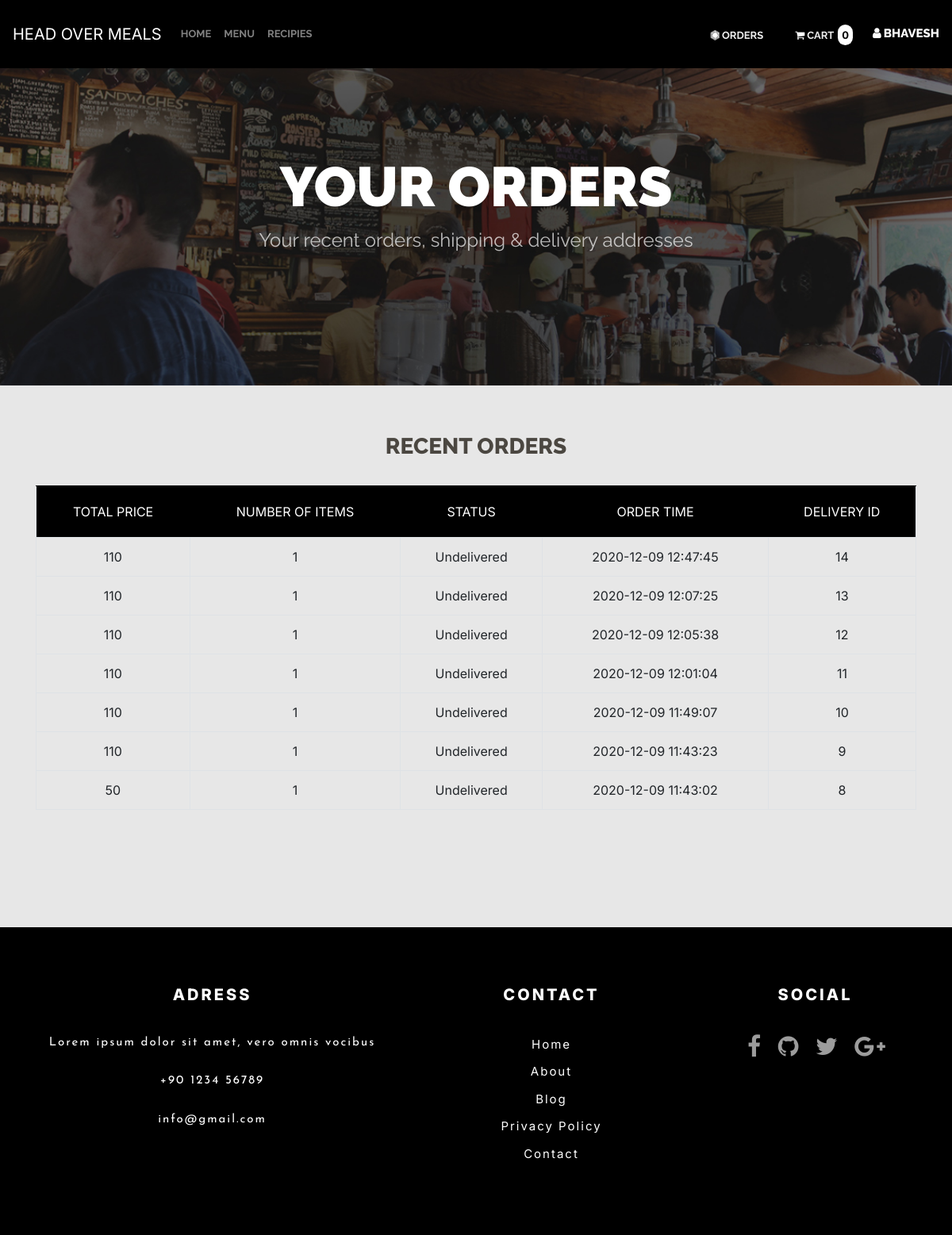
Before: /order.php (signed in) with the older database file.
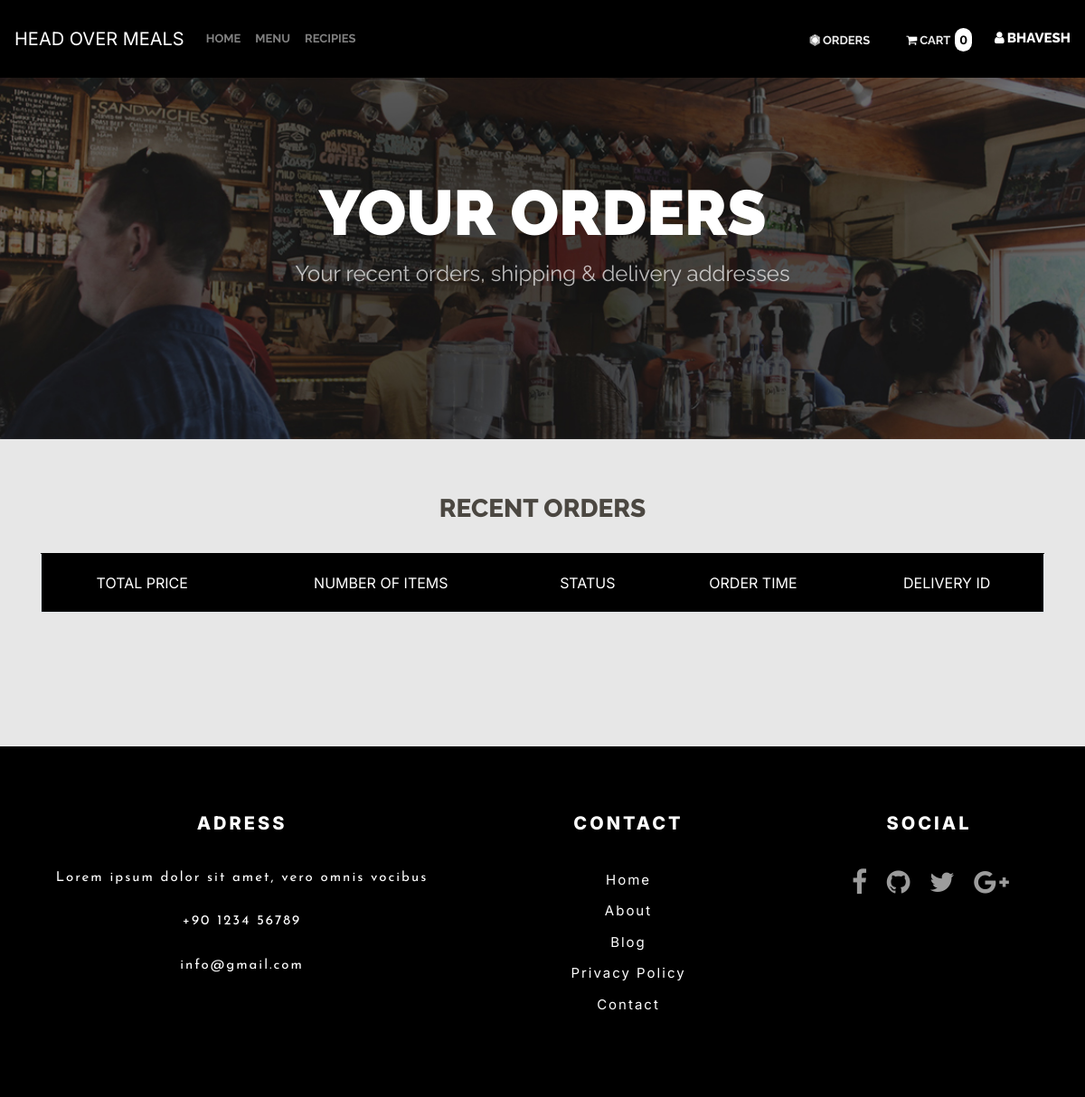
After: the same page with the newer database file.
### tables this page shows
CREATE TABLE `delivery` (
  `d_id` int(11) NOT NULL,
  `agent_name` enum('Ajay','Naresh','Vivek','Jayesh') NOT NULL,
  `agent_number` enum('9999999999','9898989898','1212121212','9797989899') NOT NULL,
  `o_id` int(11) NOT NULL
);

CREATE TABLE `orders` (
  `o_id` int(5) NOT NULL,
  `c_id` int(11) NOT NULL,
  `o_price` int(5) NOT NULL,
  `o_no_of_items` int(10) NOT NULL,
  `o_status` varchar(20) NOT NULL DEFAULT 'Undelivered',
  `o_time` timestamp NOT NULL DEFAULT current_timestamp(),
  `o_address` varchar(255) NOT NULL,
  `o_special_notes` varchar(255) NOT NULL DEFAULT 'None'
);

### order.php (the view, shortened to what this page needs)
<?php
    $conn=mysqli_connect("localhost", "bhavesh", "test123", "foodorderingsite");
    ?>
<!DOCTYPE html>
<html lang="en">
    <head>
        <?php include('head.php'); ?>
    </head>
    <body>
        <?php include('navbar.php'); ?>
        <div class="body">
        <div class="main-wrapper">
        <section class="page_header">
            <div class="container">
                <div class="row">
                    <div class="col-md-12 text-center">
                        <h2 class="text-uppercase">Your Orders</h2>
                        <p>Your recent orders, shipping &amp; delivery addresses</p>
                    </div>
                </div>
            </div>
        </section>
        <section class="shop-content" style="background-color: #e7e7e7;">
            <div class="container">
                <div class="row">
                    <div class="col-md-12">
                        <h3>Recent Orders</h3>
                        <br>
                        <table class="cart-table account-table table table-bordered">
                            <thead>
                                <tr>
                                    <th>Total Price</th>
                                    <th>Number of items</th>
                                    <th>Status</th>
                                    <th>Order Time</th>
                                    <th>Delivery ID</th>
                                </tr>
                            </thead>
                            <tbody>
                            	<?php
                            		$query="SELECT o_price, o_no_of_items, o_status, o_time, d_id
                            		 FROM orders
                            		 INNER JOIN delivery
                            		 ON orders.o_id=delivery.o_id
                            		 WHERE orders.c_id={$_SESSION["user_id"]}
                            		 ORDER BY orders.o_id desc";
                            		$result = mysqli_query($conn, $query);
                            		$orders = mysqli_fetch_all($result, MYSQLI_ASSOC);
                            		foreach($orders as $row) {
                            			echo "<tr>
                                    <td>
                                        {$row['o_price']}
                                    </td>
                                    <td>
                                        {$row['o_no_of_items']}
                                    </td>
                                    <td>
                                        {$row['o_status']}
                                    </td>
                                    <td>
                                        {$row['o_time']}
                                    </td>
                                    <td>
                                    	{$row['d_id']}
                                    </td>
                                </tr>";
                            		}
                            	?>
                            </tbody>
                        </table>
                        <br>
                        <br>
                        <br>
                    </div>
                </div>
            </div>
        </section>
        <?php include('footer.php'); ?>
    </body>
</html>

Changed rows visible on the page:
no longer on this page (row unchanged): delivery: o.o_price "110", o.o_no_of_items "1", o.o_status "Undelivered", o.o_time "2020-12-09 12:47:45", d_id "14"
no longer on this page (row unchanged): delivery: o.o_price "110", o.o_no_of_items "1", o.o_status "Undelivered", o.o_time "2020-12-09 12:07:25", d_id "13"
no longer on this page (row unchanged): delivery: o.o_price "110", o.o_no_of_items "1", o.o_status "Undelivered", o.o_time "2020-12-09 12:05:38", d_id "12"
no longer on this page (row unchanged): delivery: o.o_price "110", o.o_no_of_items "1", o.o_status "Undelivered", o.o_time "2020-12-09 12:01:04", d_id "11"
removed delivery: o.o_price "110", o.o_no_of_items "1", o.o_status "Undelivered", o.o_time "2020-12-09 11:49:07", d_id "10"
removed delivery: o.o_price "110", o.o_no_of_items "1", o.o_status "Undelivered", o.o_time "2020-12-09 11:43:23", d_id "9"
removed delivery: o.o_price "50", o.o_no_of_items "1", o.o_status "Undelivered", o.o_time "2020-12-09 11:43:02", d_id "8"
